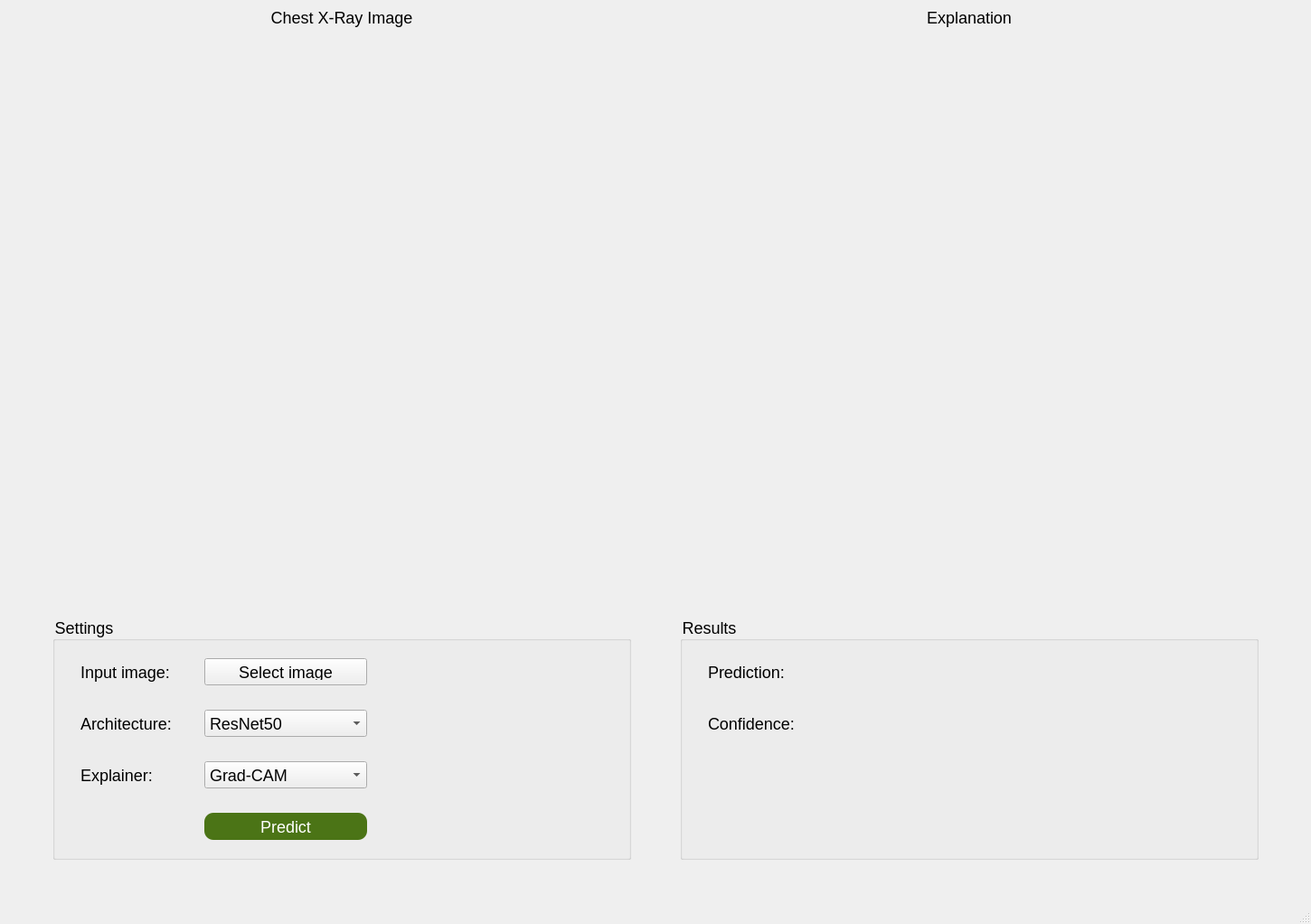
<?xml version="1.0" encoding="UTF-8"?>
<ui version="4.0">
 <class>Client</class>
 <widget class="QMainWindow" name="Client">
  <property name="geometry">
   <rect>
    <x>0</x>
    <y>0</y>
    <width>1450</width>
    <height>1022</height>
   </rect>
  </property>
  <property name="windowTitle">
   <string>MainWindow</string>
  </property>
  <property name="windowIcon">
   <iconset resource="resource.qrc">
    <normaloff>:/images/logo.jpeg</normaloff>:/images/logo.jpeg</iconset>
  </property>
  <property name="styleSheet">
   <string notr="true">* {
	font-size: 18px;
}

QPushButton#predict {
	background-color: rgb(75, 116, 22);
	border-radius: 10px;
	color: white;
	padding: 5px;
}

QPushButton#predict:hover {
	background-color: rgb(22, 57, 9);
}

QPushButton#predict:pressed {
	border-radius: 12px;
}

QPushButton#select_image {
	padding: 5px;
}

QPushButton#select_image:hover {
	background-color: rgb(136, 138, 133);
}

QPushButton#select_image:pressed {
	border-radius: 5px;
}

QGroupBox * {
	margin: 10px;
	padding: 5px;
}</string>
  </property>
  <widget class="QWidget" name="centralwidget">
   <layout class="QGridLayout" name="gridLayout">
    <item row="0" column="3">
     <layout class="QVBoxLayout" name="output_panel">
      <item>
       <layout class="QVBoxLayout" name="verticalLayout_2">
        <item>
         <widget class="QLabel" name="explanation_label">
          <property name="text">
           <string>Explanation</string>
          </property>
          <property name="alignment">
           <set>Qt::AlignCenter</set>
          </property>
         </widget>
        </item>
        <item>
         <widget class="QLabel" name="explanation">
          <property name="minimumSize">
           <size>
            <width>640</width>
            <height>640</height>
           </size>
          </property>
          <property name="maximumSize">
           <size>
            <width>640</width>
            <height>640</height>
           </size>
          </property>
          <property name="text">
           <string/>
          </property>
          <property name="pixmap">
           <pixmap resource="resource.qrc">:/images/default.png</pixmap>
          </property>
         </widget>
        </item>
       </layout>
      </item>
      <item>
       <widget class="QGroupBox" name="results">
        <property name="title">
         <string>Results</string>
        </property>
        <layout class="QFormLayout" name="formLayout_2">
         <item row="0" column="0">
          <widget class="QLabel" name="prediction_label">
           <property name="text">
            <string>Prediction:</string>
           </property>
          </widget>
         </item>
         <item row="0" column="1">
          <widget class="QLabel" name="prediction">
           <property name="text">
            <string/>
           </property>
          </widget>
         </item>
         <item row="3" column="0">
          <widget class="QLabel" name="confidence_label">
           <property name="text">
            <string>Confidence:</string>
           </property>
          </widget>
         </item>
         <item row="3" column="1">
          <widget class="QLabel" name="confidence">
           <property name="text">
            <string/>
           </property>
          </widget>
         </item>
        </layout>
       </widget>
      </item>
     </layout>
    </item>
    <item row="0" column="4">
     <spacer name="horizontalSpacer_3">
      <property name="orientation">
       <enum>Qt::Horizontal</enum>
      </property>
      <property name="sizeHint" stdset="0">
       <size>
        <width>40</width>
        <height>20</height>
       </size>
      </property>
     </spacer>
    </item>
    <item row="0" column="1">
     <layout class="QVBoxLayout" name="input_panel">
      <item>
       <layout class="QVBoxLayout" name="verticalLayout">
        <item>
         <widget class="QLabel" name="input_label">
          <property name="text">
           <string>Chest X-Ray Image</string>
          </property>
          <property name="alignment">
           <set>Qt::AlignCenter</set>
          </property>
         </widget>
        </item>
        <item>
         <widget class="QLabel" name="input">
          <property name="minimumSize">
           <size>
            <width>640</width>
            <height>640</height>
           </size>
          </property>
          <property name="maximumSize">
           <size>
            <width>640</width>
            <height>640</height>
           </size>
          </property>
          <property name="text">
           <string/>
          </property>
          <property name="pixmap">
           <pixmap resource="resource.qrc">:/images/default.png</pixmap>
          </property>
         </widget>
        </item>
       </layout>
      </item>
      <item>
       <widget class="QGroupBox" name="settings">
        <property name="title">
         <string>Settings</string>
        </property>
        <layout class="QFormLayout" name="formLayout">
         <item row="0" column="0">
          <widget class="QLabel" name="image_label">
           <property name="text">
            <string>Input image:</string>
           </property>
          </widget>
         </item>
         <item row="0" column="1">
          <widget class="QPushButton" name="select_image">
           <property name="maximumSize">
            <size>
             <width>200</width>
             <height>50</height>
            </size>
           </property>
           <property name="text">
            <string>Select image</string>
           </property>
          </widget>
         </item>
         <item row="1" column="0">
          <widget class="QLabel" name="architecture_label">
           <property name="text">
            <string>Architecture:</string>
           </property>
          </widget>
         </item>
         <item row="1" column="1">
          <widget class="QComboBox" name="architecture">
           <property name="maximumSize">
            <size>
             <width>200</width>
             <height>50</height>
            </size>
           </property>
           <item>
            <property name="text">
             <string>ResNet50</string>
            </property>
           </item>
           <item>
            <property name="text">
             <string>COVID-Net</string>
            </property>
           </item>
          </widget>
         </item>
         <item row="2" column="0">
          <widget class="QLabel" name="explainer_label">
           <property name="text">
            <string>Explainer:</string>
           </property>
          </widget>
         </item>
         <item row="2" column="1">
          <widget class="QComboBox" name="explainer">
           <property name="maximumSize">
            <size>
             <width>200</width>
             <height>50</height>
            </size>
           </property>
           <item>
            <property name="text">
             <string>Grad-CAM</string>
            </property>
           </item>
           <item>
            <property name="text">
             <string>Integrated Gradients</string>
            </property>
           </item>
          </widget>
         </item>
         <item row="3" column="1">
          <widget class="QPushButton" name="predict">
           <property name="minimumSize">
            <size>
             <width>0</width>
             <height>0</height>
            </size>
           </property>
           <property name="maximumSize">
            <size>
             <width>200</width>
             <height>50</height>
            </size>
           </property>
           <property name="text">
            <string>Predict</string>
           </property>
          </widget>
         </item>
        </layout>
       </widget>
      </item>
     </layout>
    </item>
    <item row="0" column="0">
     <spacer name="horizontalSpacer">
      <property name="orientation">
       <enum>Qt::Horizontal</enum>
      </property>
      <property name="sizeHint" stdset="0">
       <size>
        <width>40</width>
        <height>20</height>
       </size>
      </property>
     </spacer>
    </item>
    <item row="0" column="2">
     <spacer name="horizontalSpacer_2">
      <property name="orientation">
       <enum>Qt::Horizontal</enum>
      </property>
      <property name="sizeHint" stdset="0">
       <size>
        <width>40</width>
        <height>20</height>
       </size>
      </property>
     </spacer>
    </item>
    <item row="1" column="1">
     <spacer name="verticalSpacer">
      <property name="orientation">
       <enum>Qt::Vertical</enum>
      </property>
      <property name="sizeHint" stdset="0">
       <size>
        <width>20</width>
        <height>40</height>
       </size>
      </property>
     </spacer>
    </item>
    <item row="1" column="3">
     <spacer name="verticalSpacer_2">
      <property name="orientation">
       <enum>Qt::Vertical</enum>
      </property>
      <property name="sizeHint" stdset="0">
       <size>
        <width>20</width>
        <height>40</height>
       </size>
      </property>
     </spacer>
    </item>
   </layout>
  </widget>
  <widget class="QMenuBar" name="menubar">
   <property name="geometry">
    <rect>
     <x>0</x>
     <y>0</y>
     <width>1450</width>
     <height>26</height>
    </rect>
   </property>
  </widget>
  <widget class="QStatusBar" name="statusbar"/>
 </widget>
 <resources>
  <include location="resource.qrc"/>
  <include location="qt_designer/resource.qrc"/>
 </resources>
 <connections/>
</ui>
